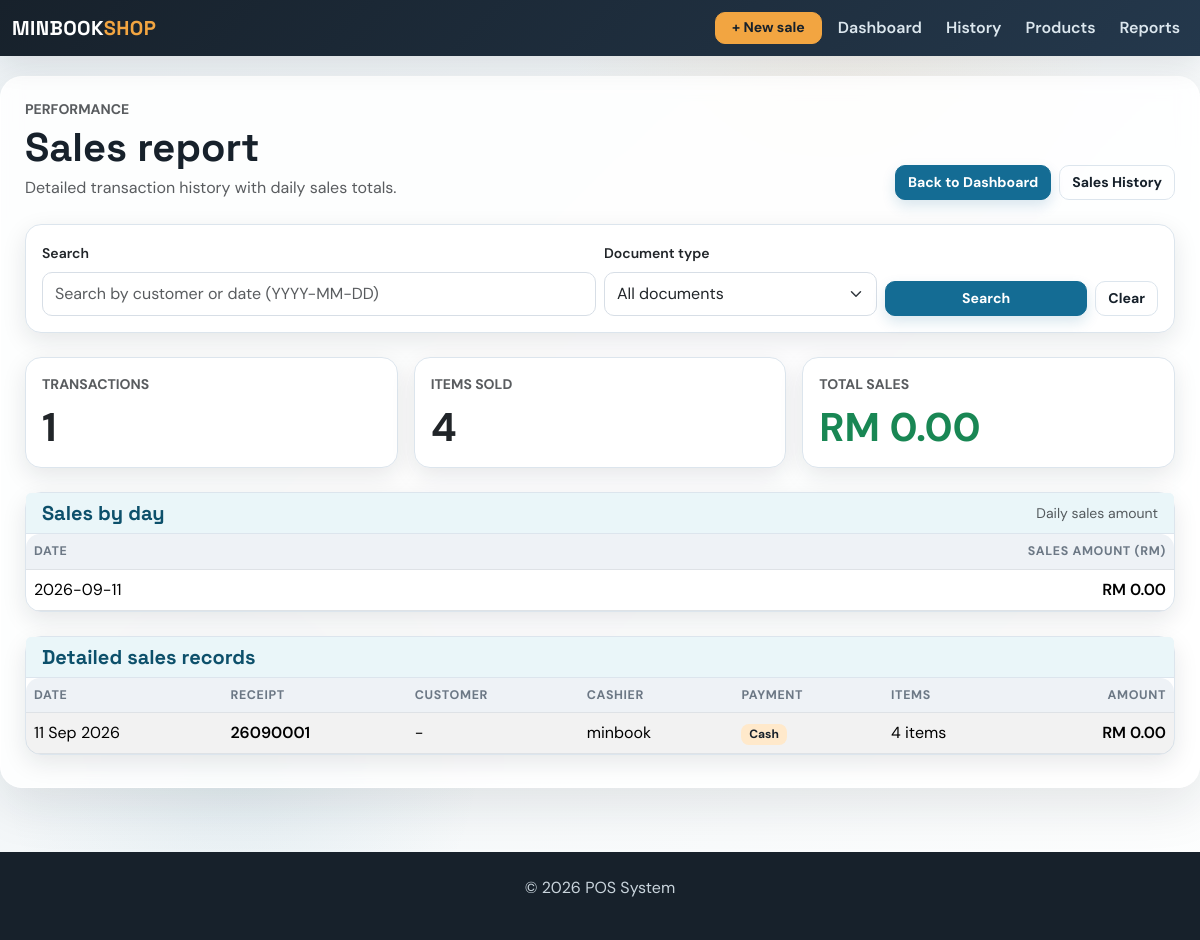
The app's page /sales/records, older data.
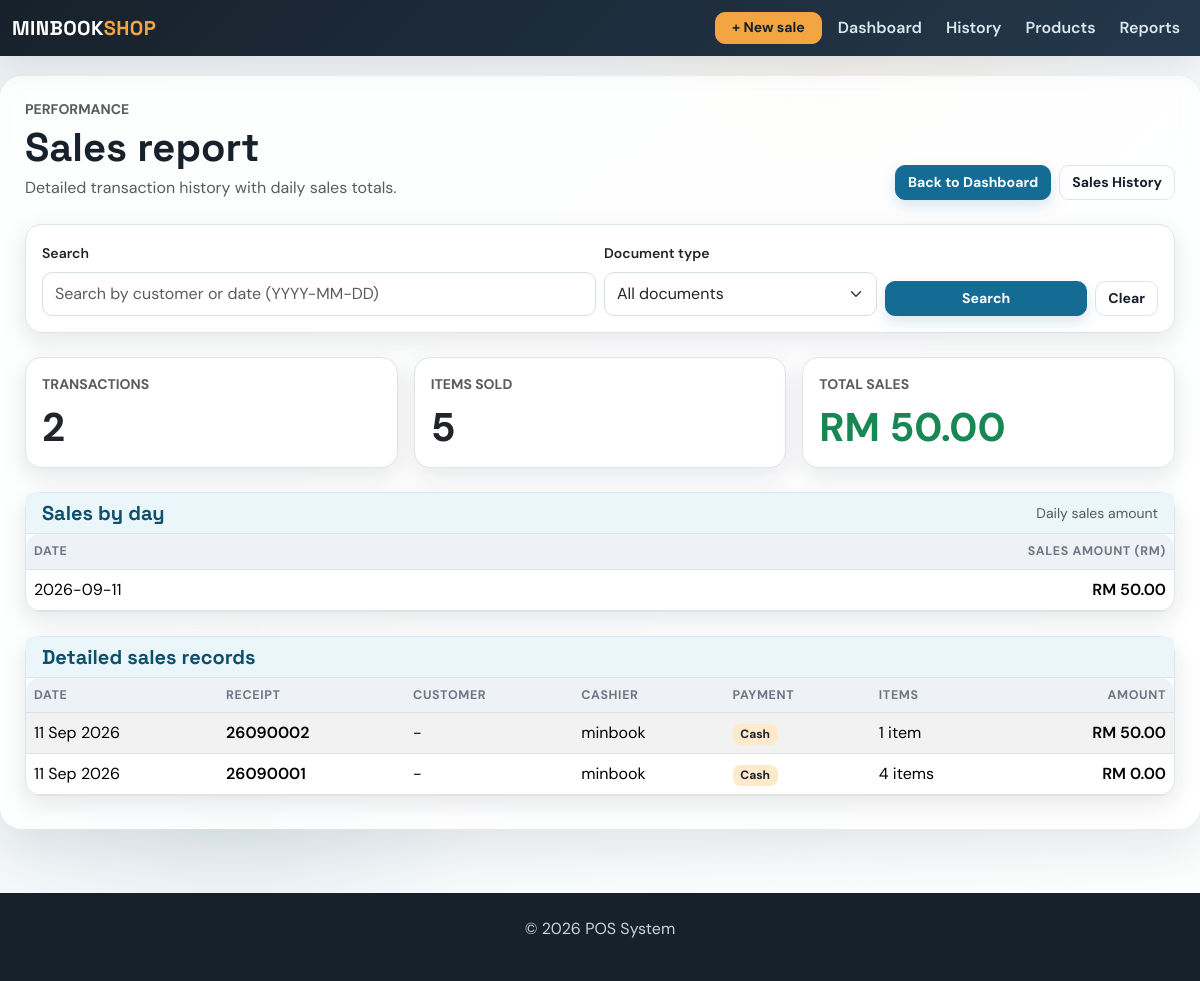
The same page, newer data.
### app/models.py (models this page shows, shortened)
class Sale(db.Model):
    id = db.Column(db.Integer, primary_key=True)
    amount = db.Column(db.Float, nullable=False)
    date = db.Column(db.Date, default=datetime.utcnow)
    user_id = db.Column(db.Integer, db.ForeignKey('user.id'), nullable=False)  # ForeignKey to User
    user = db.relationship('User', backref=db.backref('sales', lazy=True))  # Relationship with User
    product_id = db.Column(db.Integer, db.ForeignKey('product.id'), nullable=True)  # Legacy first product
    product = db.relationship('Product', backref=db.backref('sales', lazy=True))  # Relationship with Product
    quantity = db.Column(db.Integer, nullable=True)  # Legacy total quantity
    payment_method = db.Column(db.String(20), nullable=False, default='Cash')
    customer_name = db.Column(db.String(120), nullable=True)
    document_type = db.Column(db.String(20), nullable=False, default='receipt')
    discount = db.Column(db.Float, nullable=False, default=0.00)
    deposit = db.Column(db.Float, nullable=False, default=0.00)
    items = db.relationship('SaleItem', back_populates='sale', cascade='all, delete-orphan')

class User(db.Model):
    id = db.Column(db.Integer, primary_key=True)
    username = db.Column(db.String(100), unique=True, nullable=False)
    email = db.Column(db.String(120), unique=True, nullable=False)
    password = db.Column(db.String(200), nullable=False)
    role = db.Column(db.String(50), default='cashier')  # can be admin, manager, cashier

### app/routes.py (the view)
@main.route('/sales/records')
def sales_records():
    search_term = (request.args.get('search', '') or '').strip()
    selected_document_type = (request.args.get('document_type', '') or '').lower().strip()
    if selected_document_type not in {'receipt', 'invoice', ''}:
        selected_document_type = ''
    sales_query = Sale.query.order_by(Sale.date.desc(), Sale.id.desc())
    if selected_document_type:
        sales_query = sales_query.filter(Sale.document_type == selected_document_type)
    if search_term:
        try:
            parsed_date = datetime.strptime(search_term, '%Y-%m-%d').date()
            sales_query = sales_query.filter(Sale.date == parsed_date)
        except ValueError:
            sales_query = sales_query.filter(Sale.customer_name.ilike(f'%{search_term}%'))
    sales = sales_query.all()
    total_amount = round(sum(sale.amount for sale in sales), 2)
    total_items = sum(sum(item.quantity for item in sale.items) for sale in sales)
    daily_totals = {}
    for sale in sales:
        daily_key = sale.date.isoformat()
        daily_totals[daily_key] = round(daily_totals.get(daily_key, 0) + sale.amount, 2)
    daily_sales = [
        {'date': day, 'amount': round(amount, 2)}
        for day, amount in sorted(daily_totals.items(), key=lambda item: item[0], reverse=True)
    ]
    return render_template(
        'sales_records.html',
        sales=sales,
        search_term=search_term,
        total_sales=total_amount,
        total_transactions=len(sales),
        total_items=total_items,
        daily_sales=daily_sales,
        selected_document_type=selected_document_type,
    )

### app/routes.py (called while the page is built)
@main.app_context_processor
def inject_now():
    return {'current_year': datetime.now().year}

### app/templates/sales_records.html (shortened to what this page needs)
{% extends 'base.html' %}
{% block content %}
<div class="d-flex flex-wrap justify-content-between align-items-end gap-3 mb-4">
    <div>
        <p class="text-uppercase text-muted small fw-bold mb-1">Performance</p>
        <h1 class="mb-1">Sales report</h1>
        <p class="text-muted mb-0">Detailed transaction history with daily sales totals.</p>
    </div>
    <div class="d-flex gap-2">
        <a href="{{ url_for('main.dashboard') }}" class="btn btn-primary">Back to Dashboard</a>
        <a href="{{ url_for('main.sales') }}" class="btn btn-outline-secondary">Sales History</a>
    </div>
</div>
<div class="card mb-4">
    <div class="card-body">
        <form method="get" action="{{ url_for('main.sales_records') }}" class="row g-2 align-items-end">
            <div class="col-md-6">
                <label class="form-label small fw-semibold">Search</label>
                <input type="text" name="search" class="form-control" placeholder="Search by customer or date (YYYY-MM-DD)" value="{{ search_term }}">
            </div>
            <div class="col-md-3">
                <label class="form-label small fw-semibold">Document type</label>
                <select name="document_type" class="form-select">
                    <option value="">All documents</option>
                </select>
            </div>
            <div class="col-md-3 d-flex gap-2">
                <button class="btn btn-primary flex-grow-1" type="submit">Search</button>
                <a href="{{ url_for('main.sales_records') }}" class="btn btn-outline-secondary">Clear</a>
            </div>
        </form>
    </div>
</div>
<div class="row g-3 mb-4">
    <div class="col-md-4">
        <div class="card h-100">
            <div class="card-body">
                <div class="text-uppercase text-muted small fw-bold">Transactions</div>
                <div class="display-6 fw-bold mt-2">{{ total_transactions }}</div>
            </div>
        </div>
    </div>
    <div class="col-md-4">
        <div class="card h-100">
            <div class="card-body">
                <div class="text-uppercase text-muted small fw-bold">Items Sold</div>
                <div class="display-6 fw-bold mt-2">{{ total_items }}</div>
            </div>
        </div>
    </div>
    <div class="col-md-4">
        <div class="card h-100">
            <div class="card-body">
                <div class="text-uppercase text-muted small fw-bold">Total Sales</div>
                <div class="display-6 fw-bold mt-2 text-success">RM {{ '{:,.2f}'.format(total_sales) }}</div>
            </div>
        </div>
    </div>
</div>
<div class="card mb-4">
    <div class="card-header d-flex justify-content-between align-items-center">
        <h5 class="mb-0">Sales by day</h5>
        <span class="small text-muted">Daily sales amount</span>
    </div>
    <div class="table-responsive">
        <table class="table mb-0">
            <thead>
                <tr>
                    <th>Date</th>
                    <th class="text-end">Sales Amount (RM)</th>
                </tr>
            </thead>
            <tbody>
                {% for day in daily_sales %}
                <tr>
                    <td>{{ day.date }}</td>
                    <td class="text-end fw-semibold">RM {{ '{:,.2f}'.format(day.amount) }}</td>
                </tr>
                {% else %}
                <tr>
                    <td colspan="2" class="text-center text-muted py-4">No daily sales found.</td>
                </tr>
                {% endfor %}
            </tbody>
        </table>
    </div>
</div>
<div class="card">
    <div class="card-header">
        <h5 class="mb-0">Detailed sales records</h5>
    </div>
    <div class="table-responsive">
        <table class="table table-striped mb-0 align-middle">
            <thead>
                <tr>
                    <th>Date</th>
                    <th>{{ 'Invoice' if selected_document_type == 'invoice' else 'Receipt' }}</th>
                    <th>Customer</th>
                    <th>Cashier</th>
                    <th>Payment</th>
                    <th>Items</th>
                    <th class="text-end">Amount</th>
                </tr>
            </thead>
            <tbody>
                {% for sale in sales %}
                <tr>
                    <td>{{ sale.date.strftime('%d %b %Y') }}</td>
                    <td class="fw-semibold">{% if sale.document_type == 'invoice' %}{{ sale.date.strftime('%y%m') }}{{ '%04d'|format(sale.id) }}{% else %}{{ sale.date.strftime('%y%m') }}{{ '%04d'|format(sale.id) }}{% endif %}</td>
                    <td>{{ sale.customer_name or '-' }}</td>
                    <td>{{ sale.user.username if sale.user else '-' }}</td>
                    <td><span class="badge text-bg-light">{{ sale.payment_method }}</span></td>
                    <td>{{ sale.items|length }} item{{ 's' if sale.items|length != 1 else '' }}</td>
                    <td class="text-end fw-semibold">RM {{ '{:,.2f}'.format(sale.amount) }}</td>
                </tr>
                {% else %}
                <tr>
                    <td colspan="7" class="text-center text-muted py-4">No records found.</td>
                </tr>
                {% endfor %}
            </tbody>
        </table>
    </div>
</div>
{% endblock %}

### app/templates/base.html (shortened to what this page needs)
<!DOCTYPE html>
<html lang="en">
<head>
    <link href="https://cdn.jsdelivr.net/npm/bootstrap@5.3.3/dist/css/bootstrap.min.css" rel="stylesheet">
</head>
<body>
<nav class="navbar navbar-expand-lg navbar-dark bg-dark fixed-top">
    <div class="container-fluid">
        <a class="navbar-brand" href="{{ url_for('main.dashboard') }}">MINBOOK<span class="text-warning">SHOP</span></a>
        <div class="collapse navbar-collapse" id="navbarNavDropdown">
            <ul class="navbar-nav ms-auto align-items-lg-center gap-lg-2">
                <li class="nav-item"><a class="btn btn-warning btn-sm px-3" href="{{ url_for('main.add_sale') }}">+ New sale</a></li>
                <li class="nav-item"><a class="nav-link" href="{{ url_for('main.dashboard') }}">Dashboard</a></li>
                <li class="nav-item">
                    <a class="nav-link" href="{{ url_for('main.sales') }}">History</a>
                </li>
                <li class="nav-item">
                    <a class="nav-link" href="{{ url_for('main.products') }}">Products</a>
                </li>
                <li class="nav-item"><a class="nav-link" href="{{ url_for('main.revenue') }}">Reports</a></li>
            </ul>
        </div>
    </div>
</nav>
<div class="container page-shell">
    {% block content %}
    {% endblock %}
</div>
<footer class="text-center">
    <div class="container">
        <p>&copy; {{ current_year if current_year else "2025" }} POS System </p>
    </div>
</footer>
</body>
</html>

### app/templates/base.html (style rules this page uses)
:root { --ink: #17212b; --muted: #6c7885; --paper: #eef3f6; --line: #dce5ed; --brand: #146c94; --brand-dark: #0d506b; --brand-soft: #eaf6f9; --accent: #f2a541; --accent-soft: #ffe9cb; --success: #2d936c; --success-soft: #dff8ee; --danger: #b84b45; --shadow: rgba(23,33,43,.10); --table-head: #eef2f6; }
* { box-sizing: border-box; }
body { padding-top: 76px; background: radial-gradient(circle at 70% 0%, rgba(242,165,65,.08), transparent 22%), radial-gradient(circle at 20% 80%, rgba(20,108,148,.08), transparent 20%), linear-gradient(135deg, var(--paper), #fdfefe); color: var(--ink); font-family: 'DM Sans', sans-serif; }
h1, h2, h3, h4, h5, .navbar-brand { font-family: 'Space Grotesk', sans-serif; font-weight: 700; }
.navbar { background: linear-gradient(135deg, #17212b, #24384c) !important; box-shadow: 0 8px 30px var(--shadow); }
.navbar-brand { letter-spacing: .02em; color: #fff !important; }
.navbar-brand .text-warning { color: var(--accent) !important; }
.nav-link { color: #dce7ee !important; font-weight: 600; }
.page-shell { max-width: 1240px; background: rgba(255,255,255,.84); border: 1px solid rgba(255,255,255,.8); border-radius: 22px; padding: 22px 24px 32px; box-shadow: 0 18px 50px var(--shadow); backdrop-filter: blur(10px); }
.card { border: 1px solid var(--line); border-radius: 16px; box-shadow: 0 8px 24px var(--shadow); background-color: #fff; }
.card-header { background: var(--brand-soft); border-bottom: 1px solid var(--line); color: var(--brand-dark); }
.card-header h5 { color: var(--brand-dark); font-family: 'Space Grotesk', sans-serif; font-weight: 700; }
.btn { border-radius: 10px; font-weight: 700; font-size: .88rem; transition: all .2s ease; }
.btn-primary { background: var(--brand); border-color: var(--brand); box-shadow: 0 6px 14px rgba(20,108,148,.16); }
.btn-warning { background: var(--accent); border-color: var(--accent); color: #17212b; }
.btn-outline-secondary { border-color: var(--line); color: var(--ink); }
.form-control, .form-select { border-color: #d7dee6; min-height: 44px; border-radius: 10px; }
.table { --bs-table-bg: transparent; vertical-align: middle; }
.table thead th { color: var(--muted); background: var(--table-head); font-size: .78rem; letter-spacing: .05em; text-transform: uppercase; border-bottom-width: 1px; }
.table tbody tr { transition: background-color .2s ease, transform .2s ease; }
.table-responsive { border-radius: 14px; }
footer { background: #17212b; color: #c9d4dc; padding: 24px 0; margin-top: 64px; }
.badge { border-radius: 8px; font-weight: 700; }
.text-bg-light { background: var(--accent-soft) !important; color: var(--ink) !important; }

Row changes from the older to the newer data that the page shows:
added Sale: date "11 Sep 2026", date "2609", id "0002", customer_name "-", user "minbook", payment_method "Cash", items|length "1", amount "50.00"
Text that changed along with them:
{{ total_transactions }}: "1" → "2"
{{ total_items }}: "4" → "5"
{{ '{:,.2f}'.format(total_sales) }}: "0.00" → "50.00"
new list line: "2026-09-11 RM 50.00"
list line gone: "2026-09-11 RM 0.00"
